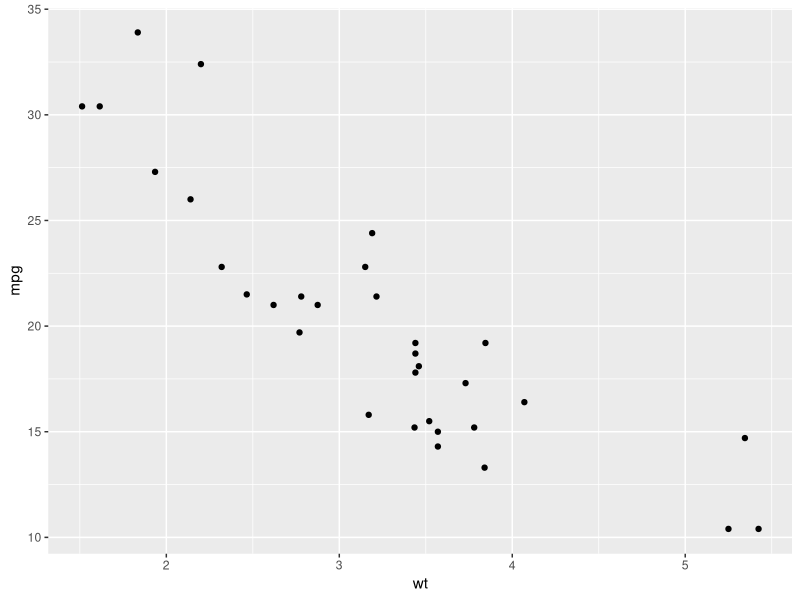
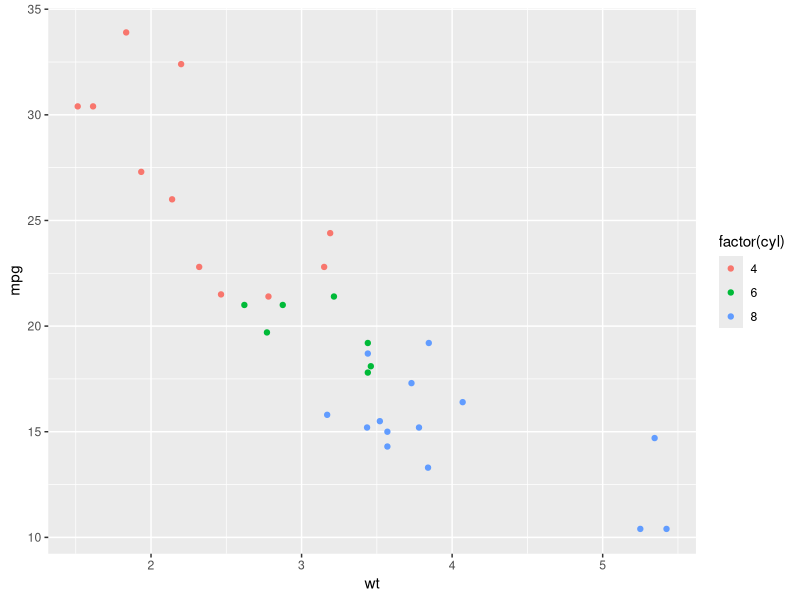
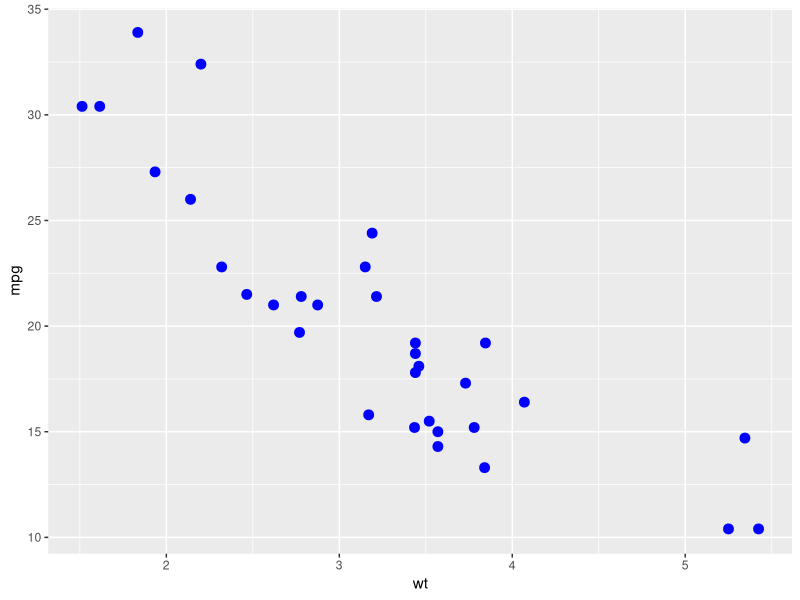
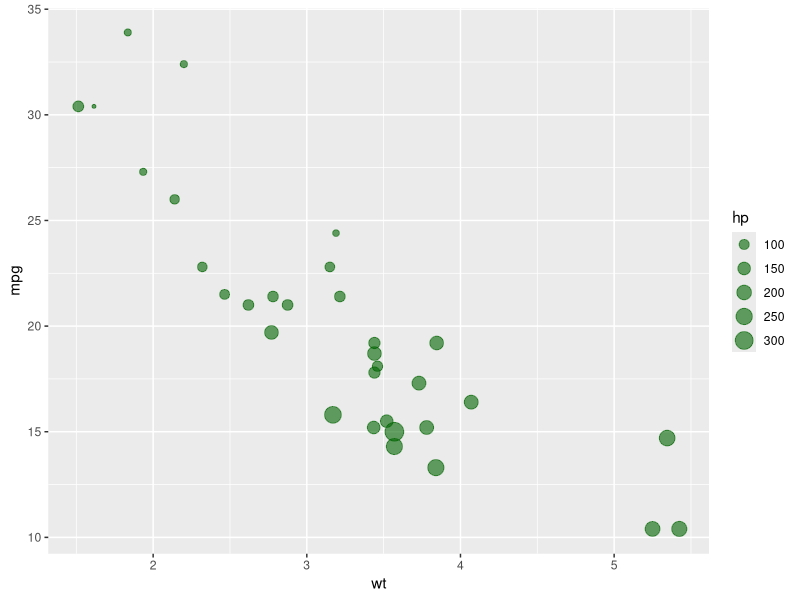
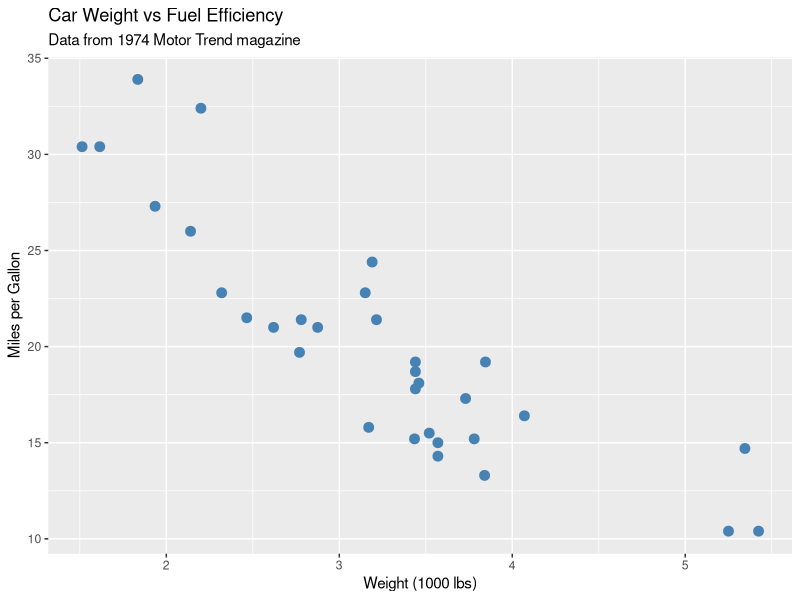
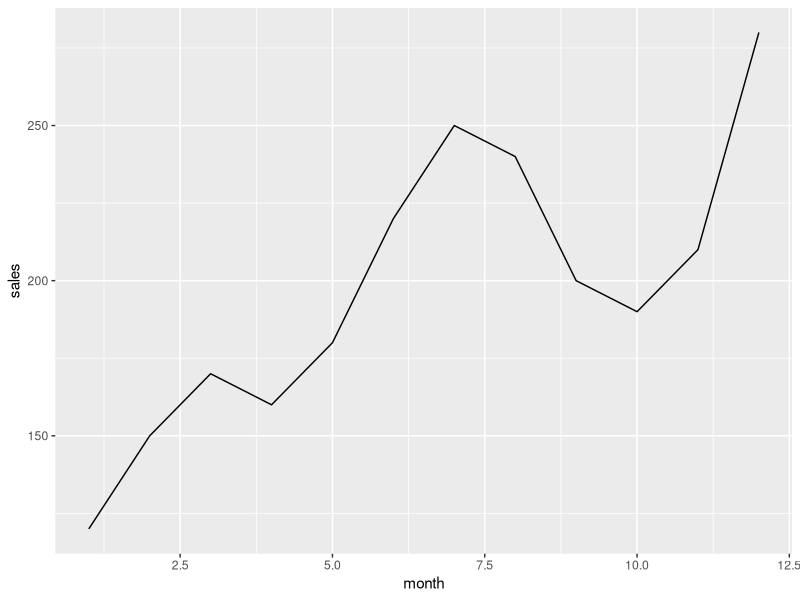
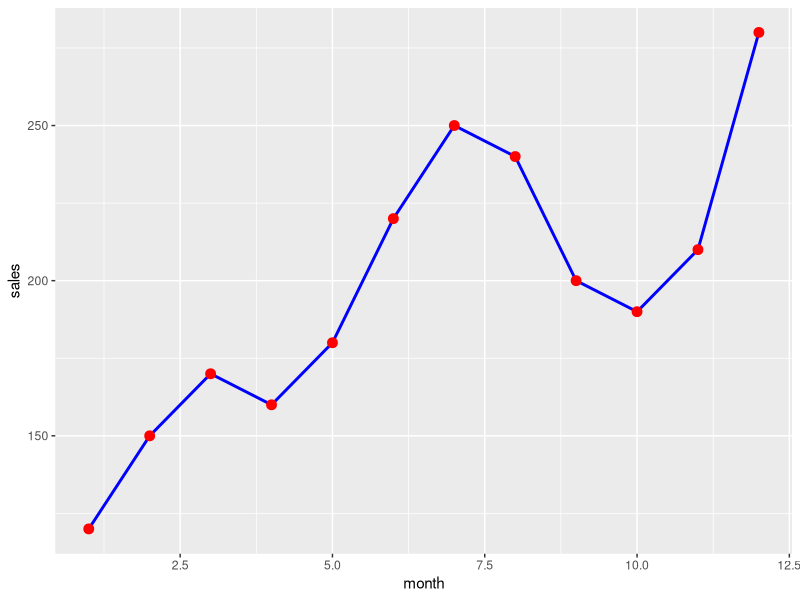
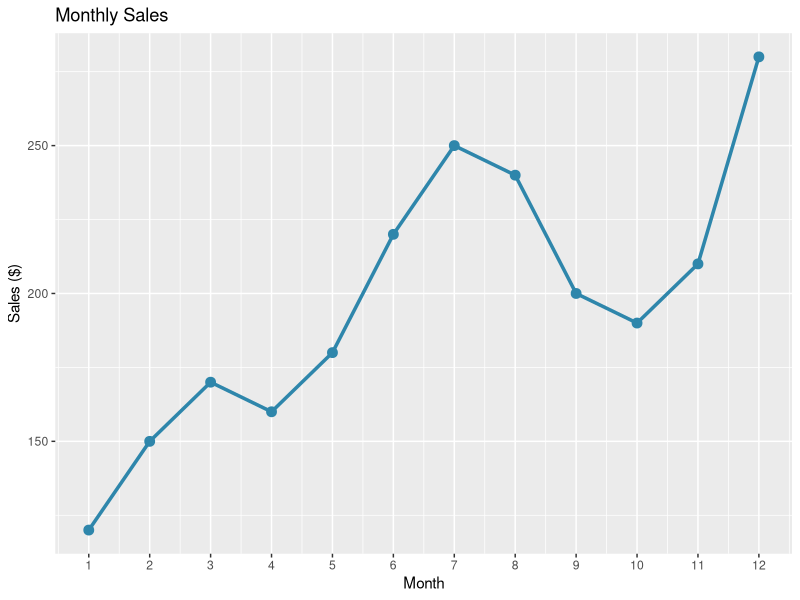

Write R code to recreate these figures, in order.
# ============================================
# Introduction to Data Visualization with ggplot2
# Basic Graphs for Beginners
# ============================================

# -----------------------------------------
# INSTALLING AND LOADING GGPLOT2
# -----------------------------------------

# Install ggplot2 (only need to do this once)
# install.packages("ggplot2")

# Load the library
library(ggplot2)

# -----------------------------------------
# UNDERSTANDING GGPLOT2 BASICS
# -----------------------------------------

# ggplot2 uses a "grammar of graphics" approach:
# 1. DATA: Your dataset
# 2. AESTHETICS (aes): Map variables to visual properties (x, y, color, size)
# 3. GEOMETRIES (geom): The type of plot (points, lines, bars, etc.)

# Basic structure:
# ggplot(data, aes(x = ..., y = ...)) + geom_xxx()

# -----------------------------------------
# SAMPLE DATA
# -----------------------------------------

# We'll use the built-in 'mtcars' dataset
# It contains data about 32 cars from 1974

# View the first few rows
head(mtcars)

# Understanding the data
# mpg  = miles per gallon
# cyl  = number of cylinders
# hp   = horsepower
# wt   = weight (1000 lbs)
# gear = number of gears

# Create a simple dataset for examples
students <- data.frame(
  name = c("Alice", "Bob", "Carol", "David", "Eva"),
  score = c(85, 92, 78, 95, 88),
  hours_studied = c(10, 15, 8, 18, 12),
  subject = c("Math", "Science", "Math", "Science", "Math")
)

# -----------------------------------------
# 1. SCATTER PLOTS
# -----------------------------------------

# Basic scatter plot
ggplot(mtcars, aes(x = wt, y = mpg)) +
  geom_point()

# Add color based on a variable
ggplot(mtcars, aes(x = wt, y = mpg, color = factor(cyl))) +
  geom_point()

# Change point size
ggplot(mtcars, aes(x = wt, y = mpg)) +
  geom_point(size = 3, color = "blue")

# Size based on a variable
ggplot(mtcars, aes(x = wt, y = mpg, size = hp)) +
  geom_point(color = "darkgreen", alpha = 0.6)

# Add titles and labels
ggplot(mtcars, aes(x = wt, y = mpg)) +
  geom_point(color = "steelblue", size = 3) +
  labs(
    title = "Car Weight vs Fuel Efficiency",
    subtitle = "Data from 1974 Motor Trend magazine",
    x = "Weight (1000 lbs)",
    y = "Miles per Gallon"
  )

# -----------------------------------------
# 2. LINE PLOTS
# -----------------------------------------

# Sample time series data
months <- data.frame(
  month = 1:12,
  sales = c(120, 150, 170, 160, 180, 220, 250, 240, 200, 190, 210, 280)
)

# Basic line plot
ggplot(months, aes(x = month, y = sales)) +
  geom_line()

# Line with points
ggplot(months, aes(x = month, y = sales)) +
  geom_line(color = "blue", size = 1) +
  geom_point(color = "red", size = 3)

# Styled line plot
ggplot(months, aes(x = month, y = sales)) +
  geom_line(color = "#2E86AB", size = 1.2) +
  geom_point(color = "#2E86AB", size = 3) +
  labs(
    title = "Monthly Sales",
    x = "Month",
    y = "Sales ($)"
  ) +
  scale_x_continuous(breaks = 1:12)

# -----------------------------------------
# 3. BAR PLOTS
# -----------------------------------------

# Basic bar plot (for counts)
ggplot(mtcars, aes(x = factor(cyl))) +
  geom_bar()

# Bar plot with specific values
ggplot(students, aes(x = name, y = score)) +
  geom_bar(stat = "identity")

# Colored bars
ggplot(students, aes(x = name, y = score, fill = name)) +
  geom_bar(stat = "identity") +
  labs(title = "Student Scores", x = "Student", y = "Score")

# Remove legend when not needed
ggplot(students, aes(x = name, y = score, fill = name)) +
  geom_bar(stat = "identity", show.legend = FALSE) +
  labs(title = "Student Scores", x = "Student", y = "Score")

# Horizontal bar plot
ggplot(students, aes(x = score, y = name, fill = name)) +
  geom_bar(stat = "identity", show.legend = FALSE) +
  labs(title = "Student Scores", x = "Score", y = "Student")

# Grouped bar plot
ggplot(mtcars, aes(x = factor(cyl), fill = factor(gear))) +
  geom_bar(position = "dodge") +
  labs(
    title = "Cars by Cylinders and Gears",
    x = "Number of Cylinders",
    fill = "Gears"
  )

# -----------------------------------------
# 4. HISTOGRAMS
# -----------------------------------------

# Basic histogram
ggplot(mtcars, aes(x = mpg)) +
  geom_histogram()

# Control number of bins
ggplot(mtcars, aes(x = mpg)) +
  geom_histogram(bins = 10, fill = "steelblue", color = "white")

# Control bin width
ggplot(mtcars, aes(x = mpg)) +
  geom_histogram(binwidth = 2, fill = "coral", color = "white") +
  labs(title = "Distribution of MPG", x = "Miles per Gallon", y = "Count")

# Histogram with density curve
ggplot(mtcars, aes(x = mpg)) +
  geom_histogram(aes(y = ..density..), bins = 10,
                 fill = "lightblue", color = "white") +
  geom_density(color = "red", size = 1)

# -----------------------------------------
# 5. BOX PLOTS
# -----------------------------------------

# Basic box plot
ggplot(mtcars, aes(y = mpg)) +
  geom_boxplot()

# Box plot by group
ggplot(mtcars, aes(x = factor(cyl), y = mpg)) +
  geom_boxplot()

# Colored box plots
ggplot(mtcars, aes(x = factor(cyl), y = mpg, fill = factor(cyl))) +
  geom_boxplot(show.legend = FALSE) +
  labs(
    title = "MPG by Number of Cylinders",
    x = "Cylinders",
    y = "Miles per Gallon"
  )

# Box plot with data points
ggplot(mtcars, aes(x = factor(cyl), y = mpg, fill = factor(cyl))) +
  geom_boxplot(alpha = 0.7, show.legend = FALSE) +
  geom_jitter(width = 0.2, alpha = 0.5) +
  labs(title = "MPG Distribution by Cylinders", x = "Cylinders", y = "MPG")

# -----------------------------------------
# 6. THEMES
# -----------------------------------------

# ggplot2 has built-in themes to change the overall look

# Default theme
p <- ggplot(mtcars, aes(x = wt, y = mpg)) +
  geom_point(color = "steelblue", size = 3) +
  labs(title = "Weight vs MPG")

# Minimal theme
p + theme_minimal()

# Black and white theme
p + theme_bw()

# Classic theme
p + theme_classic()

# Dark theme
p + theme_dark()

# Light theme
p + theme_light()

# -----------------------------------------
# 7. COLORS
# -----------------------------------------

# Manual colors for discrete variables
ggplot(mtcars, aes(x = factor(cyl), fill = factor(cyl))) +
  geom_bar() +
  scale_fill_manual(values = c("red", "green", "blue"))

# Using color palettes
ggplot(mtcars, aes(x = factor(cyl), fill = factor(cyl))) +
  geom_bar() +
  scale_fill_brewer(palette = "Set2")

# Gradient colors for continuous variables
ggplot(mtcars, aes(x = wt, y = mpg, color = hp)) +
  geom_point(size = 3) +
  scale_color_gradient(low = "yellow", high = "red")

# -----------------------------------------
# 8. FACETS (SMALL MULTIPLES)
# -----------------------------------------

# Split into multiple panels by a variable
ggplot(mtcars, aes(x = wt, y = mpg)) +
  geom_point() +
  facet_wrap(~ cyl)

# Grid of panels with two variables
ggplot(mtcars, aes(x = wt, y = mpg)) +
  geom_point() +
  facet_grid(gear ~ cyl)

# Styled faceted plot
ggplot(mtcars, aes(x = wt, y = mpg, color = factor(cyl))) +
  geom_point(size = 2) +
  facet_wrap(~ cyl, labeller = labeller(cyl = c("4" = "4 Cylinders",
                                                 "6" = "6 Cylinders",
                                                 "8" = "8 Cylinders"))) +
  theme_minimal() +
  labs(title = "Weight vs MPG by Cylinder Count") +
  theme(legend.position = "none")

# -----------------------------------------
# 9. SAVING PLOTS
# -----------------------------------------

# Create a plot
my_plot <- ggplot(mtcars, aes(x = wt, y = mpg)) +
  geom_point(color = "steelblue", size = 3) +
  theme_minimal() +
  labs(title = "Car Weight vs Fuel Efficiency")

# Save to file
# ggsave("my_plot.png", my_plot, width = 8, height = 6)
# ggsave("my_plot.pdf", my_plot, width = 8, height = 6)

# -----------------------------------------
# 10. COMBINING ELEMENTS
# -----------------------------------------

# A complete, polished plot
ggplot(mtcars, aes(x = wt, y = mpg, color = factor(cyl), size = hp)) +
  geom_point(alpha = 0.7) +
  geom_smooth(method = "lm", se = FALSE, size = 0.8) +
  scale_color_brewer(palette = "Set1") +
  labs(
    title = "Relationship Between Car Weight and Fuel Efficiency",
    subtitle = "Colored by cylinder count, sized by horsepower",
    x = "Weight (1000 lbs)",
    y = "Miles per Gallon",
    color = "Cylinders",
    size = "Horsepower"
  ) +
  theme_minimal() +
  theme(
    plot.title = element_text(face = "bold", size = 14),
    legend.position = "right"
  )

# ============================================
# QUICK REFERENCE CHEAT SHEET
# ============================================

# GEOMS (Plot Types):
# geom_point()     - Scatter plot
# geom_line()      - Line plot
# geom_bar()       - Bar plot
# geom_histogram() - Histogram
# geom_boxplot()   - Box plot
# geom_density()   - Density plot
# geom_smooth()    - Trend line
# geom_text()      - Add text labels
# geom_area()      - Area plot

# AESTHETICS (aes):
# x, y       - Position
# color      - Outline/point color
# fill       - Fill color
# size       - Size of points/lines
# shape      - Point shape
# alpha      - Transparency (0-1)
# linetype   - Line style

# THEMES:
# theme_minimal()  - Clean, minimal
# theme_bw()       - Black and white
# theme_classic()  - Classic look
# theme_dark()     - Dark background

# ============================================
# End of ggplot2 Basics Tutorial
# ============================================
